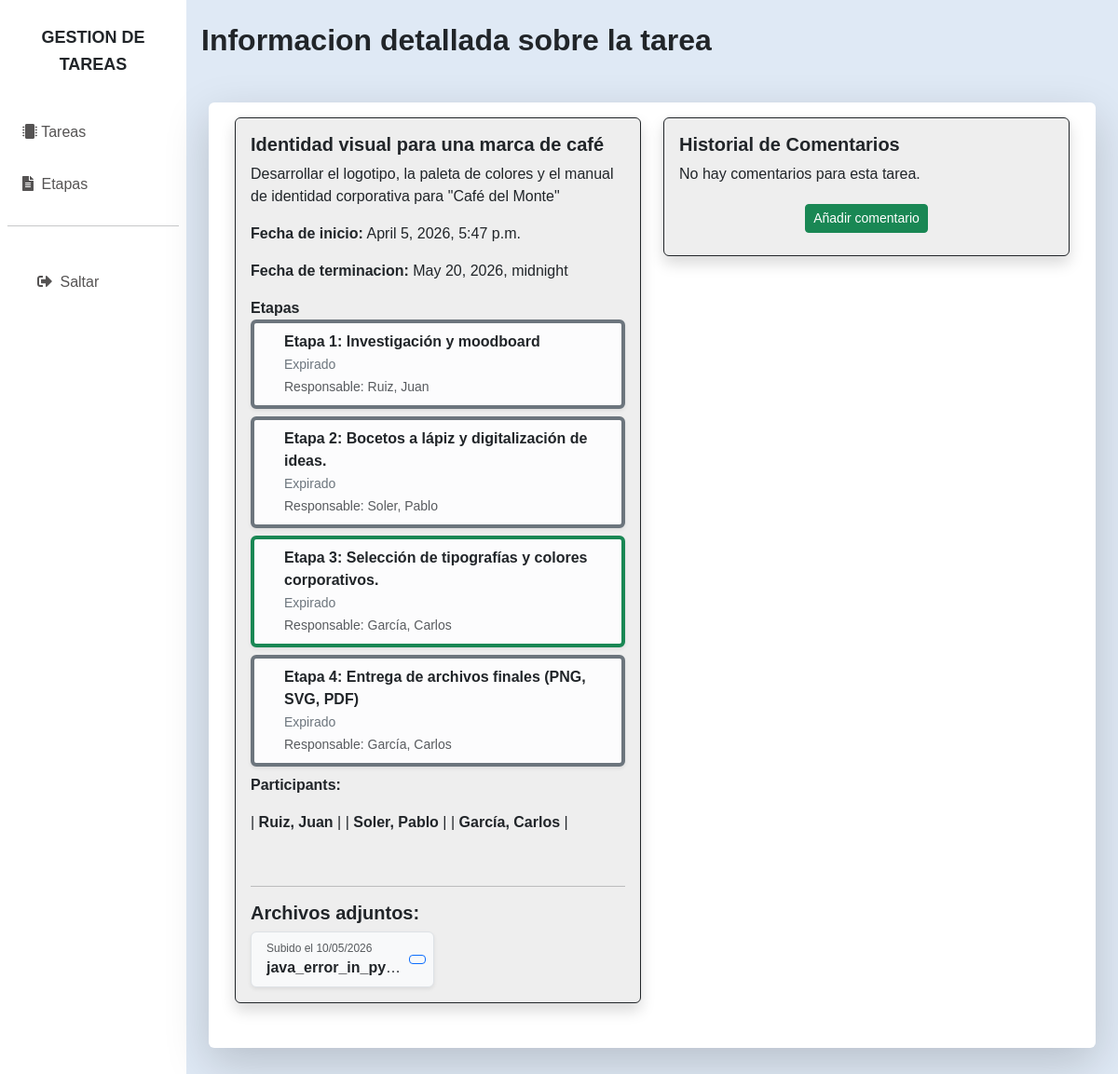
The page /tasks/2/ (signed in) on the database as committed earlier.
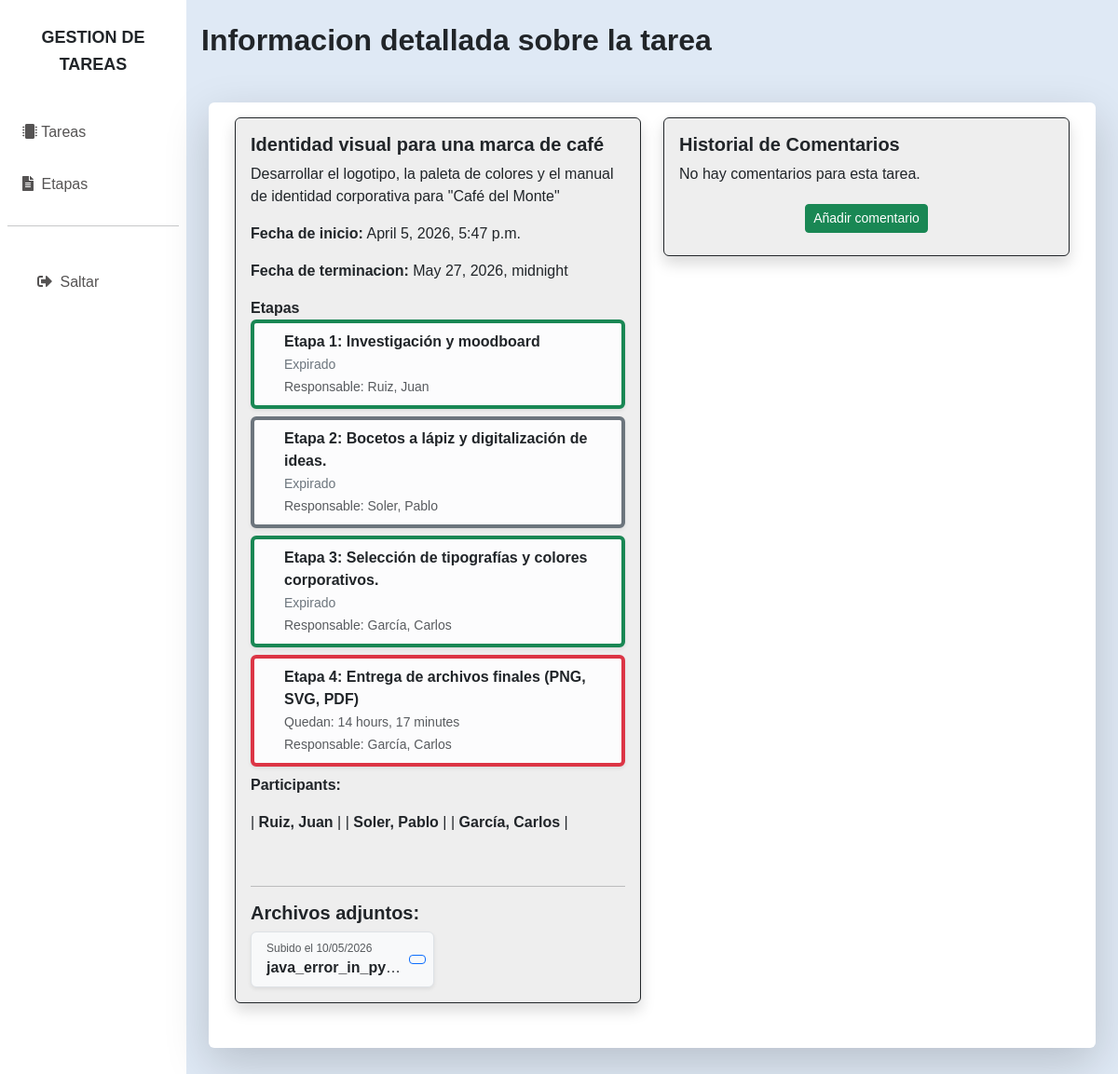
The same page on the database as committed later.
### taskapp/models.py (models this page shows, shortened)
class Task(models.Model):
    title = models.CharField(max_length=100, verbose_name='titulo')
    description = models.TextField(null=False, blank=True, verbose_name='descripcion')
    start_date = models.DateTimeField(auto_now_add=True)
    end_date = models.DateTimeField(verbose_name='fecha de terminacion')
    status = models.BooleanField(default=False, verbose_name='completada')
    author = models.ForeignKey(
        settings.AUTH_USER_MODEL,
        on_delete=models.CASCADE,
        related_name='created_tasks',
        verbose_name='Autor de la tarea',
        null=True,
        blank=True
    )
    students = models.ManyToManyField(
        settings.AUTH_USER_MODEL,
        related_name='tasks_as_student',
        limit_choices_to={'is_student': True},
        verbose_name='alumnos'
    )
    tutor = models.ForeignKey(
        settings.AUTH_USER_MODEL,
        on_delete=models.PROTECT,
        related_name='tasks_as_tutor',
        limit_choices_to={'is_tutor': True},
        verbose_name='tutor')
    course = models.ForeignKey(
        Course,
        on_delete=models.PROTECT,
        related_name='tasks',
        verbose_name='cursos')

class Stage(models.Model):
    count = models.PositiveIntegerField(verbose_name='orden')
    title = models.CharField(max_length=100, verbose_name='titulo')
    description = models.TextField(null=False, blank=True, verbose_name='descripcion')
    start_date = models.DateTimeField(auto_now_add=True, verbose_name='fecha de inicio')
    end_date = models.DateTimeField(verbose_name='fecha de terminacion')
    status = models.BooleanField(default=False, verbose_name='completada')
    task = models.ForeignKey(
        Task,
        on_delete=models.CASCADE,
        related_name='stages',
        verbose_name='tarea')
    student = models.ForeignKey(
        settings.AUTH_USER_MODEL,
        on_delete=models.PROTECT,
        related_name='stages',
        limit_choices_to={'is_student': True},
        verbose_name='alumno')
    class Meta:
        ordering = ['task', 'count']
    @property
    def days_left(self):
        if self.end_date:
            delta = self.end_date - timezone.now()
            return delta.days
        return None

class TaskFile(models.Model):
    task = models.ForeignKey(
        Task,
        on_delete=models.CASCADE,
        related_name='files',
        verbose_name='tarea'
    )
    file = models.FileField(
        upload_to='tasks/attachments/%Y/%m/%d/',
        verbose_name='archivo'
    )
    uploaded_at = models.DateTimeField(auto_now_add=True)
    def filename(self):
        return os.path.basename(self.file.name)

### myauth/models.py (models this page shows)
class User(AbstractBaseUser, PermissionsMixin):
    is_student = models.BooleanField(default=False)
    is_tutor = models.BooleanField(default=False)
    dni = models.CharField(max_length=10, unique=True)
    name = models.CharField(max_length=100)
    last_name = models.CharField(max_length=200)
    email = models.EmailField(unique=True)
    birthdate = models.DateField(null=True, blank=True)
    group = models.ForeignKey(
        'taskapp.Group',
        on_delete=models.PROTECT,
        related_name='users',
        null=True, # Optional: helps if you create a superuser without a department
        blank=True
    )
    is_active = models.BooleanField(default=True)
    is_staff = models.BooleanField(default=False)
    date_joined = models.DateTimeField(auto_now_add=True)
    objects = UserManager()
    USERNAME_FIELD = "email"   # Students will login using email
    REQUIRED_FIELDS = ["name"] # Fields prompted for during 'createsuperuser'
    def __str__(self):
        return f"{self.last_name}, {self.name}"

### taskapp/views.py (the view)
# urls.py: path('tasks/<int:pk>/', TaskDetailView.as_view(), name='task_detail'),  # Detalle y alumnos
class TaskDetailView(FormMixin, DetailView):
    model = Task
    template_name = 'tasks/task-detail.html'
    form_class = TaskForm
    def get_form_kwargs(self):
        kwargs = super(TaskDetailView, self).get_form_kwargs()
        user_group = self.request.user.group
        kwargs['user_group'] = user_group
        return kwargs
    def get_context_data(self, **kwargs):
        context = super().get_context_data(**kwargs)
        context['comments'] = (CommentTask.objects.filter(task=self.object)
                               .select_related('user').order_by('-uploaded_at'))
        context['now'] = timezone.now()
        return context

### taskapp/templates/tasks/task-detail.html (shortened to what this page needs)
{% extends "_base.html" %}
{% block content %}
<h2 class="fw-bold">Informacion detallada sobre la tarea</h2>
<div class="row bg-white px-3 py-3 mx-2 my-5 rounded pb-5 shadow-lg">
    <div class="col">
        <div class="card border-dark shadow" style="background: #eee">
            <div class="card-body">
                <h5 class="card-title fw-bold">{{ object.title }}</h5>
                <p class="card-text">{{ object.description }}</p>
                <p class="card-text"><span class="card-text fw-semibold">Fecha de inicio:</span> {{ object.start_date }}</p>
                <p class="card-text"><span class="card-text fw-semibold">Fecha de terminacion:</span> {{ object.end_date }}</p>
                <div class="d-flex justify-content-between align-items-center">
                    <p class="card-text fw-semibold">Etapas</p>
                </div>
                <ul class="list-group">
                    {% for stage in object.stages.all %}
                    <li class="list-group-item list-group-item-light d-flex justify-content-between align-items-center mb-2
                    shadow-sm rounded border-start border-4
                            {% if stage.status %} border-success
                            {% elif stage.days_left < 0 %} border-secondary
                            {% elif stage.days_left < 2 %} border-danger
                            {% elif stage.days_left < 4 %} border-warning
                            {% else %} border-success
                            {% endif %}">
                        <div class="ps-3">
                            <a href="/stages/{{ stage.pk }}/" class="text-decoration-none link-dark fw-bold d-inline-block"
                               style="transition: transform 0.2s;"
                               onmouseover="this.style.transform='scale(1.1)'"
                               onmouseout="this.style.transform='scale(1)'">
                                Etapa {{ forloop.counter }}: {{ stage.title }}
                            </a>
                            <br>
                            <small class="text-muted">
                                {% if stage.end_date < now %}
                                    <span class="text-secondary">Expirado</span>
                                {% else %}
                                    Quedan: {{ stage.end_date|timeuntil }}
                                {% endif %}
                            </small>
                            <br>
                            <small class="text-muted">
                                    Responsable: {{ stage.student }}
                            </small>
                        </div>
                    </li>
                    {% empty %}
                        <li class="list-group-item text-muted text-center">No hay etapas</li>
                    {% endfor %}
                </ul>
                <p class="card-text fw-semibold">Participants:</p>
                 <p>
                    {% for student in object.students.all %}
                         | <strong>{{ student }}</strong> |
                     {% endfor %}
                 </p>
                <br>
                <hr>
                <div class="mt-3">
                    <h5 class="fw-bold"> Archivos adjuntos:</h5>
                    <div class="row g-2">
                        {% for file_obj in object.files.all %}
                            <div class="col-12 col-md-6">
                                <div class="d-flex align-items-center p-2 border rounded bg-light shadow-sm">
                                    <div class="flex-grow-1 text-truncate">
                                        <small class="d-block text-muted" style="font-size: 0.75rem;">
                                            Subido el {{ file_obj.uploaded_at|date:"d/m/Y" }}
                                        </small>
                                        <a href="{{ file_obj.file.url }}" class="text-decoration-none link-dark fw-bold" target="_blank">
                                            {{ file_obj.filename }}
                                        </a>
                                    </div>
                                    <a href="{{ file_obj.file.url }}" download class="btn btn-outline-primary btn-sm ms-2">
                                    </a>
                                </div>
                            </div>
                        {% empty %}
                            <p class="text-muted small italic">No hay archivos adjuntos.</p>
                        {% endfor %}
                    </div>
                </div>
            </div>
        </div>
    </div>
    <section class="col">
        <div class="card border-dark shadow" style="background: #eee">
             <div class="card-body">
                <h5 class="card-title fw-bold">Historial de Comentarios</h5>
                {% for comment in comments %}
                    <div class="card border-dark shadow p-2 mb-1" style="background: #eee">
                        <strong>{{ comment.user }}</strong>
                        <small>({{ comment.uploaded_at|date:"d/m/Y H:i" }})</small>
                        <p>{{ comment.comment|linebreaks }}</p>
                        {% if request.user == comment.user %}
                        <div class="d-flex justify-content-center fw-bold mx-1">
                            <a href="{% url 'commentapp:task_comment_edit' pk=comment.pk %}" class="btn btn-primary mx-1 btn-sm">Editar</a>
                            <a href="{% url 'commentapp:task_comment_delete' pk=comment.pk %}" class="btn btn-danger mx-1 btn-sm">Eliminar</a>
                        </div>
                        {% endif %}
                    </div>
                {% empty %}
                    <p>No hay comentarios para esta tarea.</p>
                {% endfor %}
                 <div class="d-flex justify-content-center fw-bold mb-1">
                        <a href="{% url 'commentapp:task_comment_create' %}?task={{ object.id }}" class="btn btn-success my-1 btn-sm">Añadir comentario</a>
                 </div>
             </div>
        </div>
    </section>
</div>
{% endblock %}

### taskapp/templates/_base.html (shortened to what this page needs)
<!DOCTYPE html>
{% load static %}
<html lang="es">
<head>
    <link href="{% static 'style.css' %}" rel="stylesheet">
    <link rel="stylesheet" href="https://cdnjs.cloudflare.com/ajax/libs/font-awesome/5.15.4/css/all.min.css"/>
    <link href="https://cdn.jsdelivr.net/npm/bootstrap@5.3.0/dist/css/bootstrap.min.css" rel="stylesheet">
    <link href="https://cdn.jsdelivr.net/npm/select2@4.1.0-rc.0/dist/css/select2.min.css" rel="stylesheet" />
</head>
<body>
<div class="main-container d-flex">
    <div class="sidebar" style="min-width: 200px;" id="side_nav">
        <div class="header-box px-3 pt-4 pb-4">
            <h1 class="fs-4 nav-logo">
                <span class="text-black text-uppercase font-weight-bold">
                    <a class="link-dark text-decoration-none" href="/index/">GESTION de TAREAS</a>
                </span>
            </h1>
        </div>
        <ul class="list-unstyled px-2">
            <li><a href="/tasks/" class="bar-item text-decoration-none px-3 py-3 d-block">
                <span><i class="fas fa-microchip"></i></span><span class="ml-1"> Tareas</span>
            </a></li>
            <li><a href="/stages/" class="bar-item text-decoration-none px-3 py-3 d-block">
                <span><i class="fas fa-file-alt"></i></span><span class="px-1"> Etapas</span>
            </a></li>
            <li>
                <hr>
            </li>
            <li>
                {% if user.is_authenticated %}
                <form action="{% url 'myauth:logout' %}" method="post" class="bar-item text-decoration-none px-3 py-3 d-block">
                    <button type="submit" class="bar-item text-decoration-none px-3 py-3 d-block border-0 bg-transparent text-start w-100">
                        <span><i class="fas fa-sign-out-alt"></i></span><span class="px-1"> Saltar</span>
                    </button>
                </form>
                {% else %}
                <a href="{% url 'myauth:login' %}" class="bar-item text-decoration-none px-3 py-3 d-block">
                    <span><i class="fas fa-sign-out-alt"></i></span><span class="px-1"> Iniciar</span>
                </a>
                {% endif %}
            </li>
        </ul>
    </div>
    <div class="content px-3 pt-4">
        {% block content %}{% endblock %}
    </div>
</div>
</body>
</html>

### myproject/static/style.css (style rules this page uses)
* { font-family: "Poppins", sans-serif; }
body { background: #dfe9f5; }
.nav-logo { text-align: center; }
.nav-logo span { font-size: 18px; font-weight: bold; }
#side_nav { background: #fff; min-width: 250px; max-width: 250px; }
.bar-item { color: rgb(85, 83, 83); }
.content { background: #dfe9f5; min-height: 100vh; width: 100%; }

Rows that differ between the two databases and show on the page:
changed Task "Identidad visual para una marca de café": end_date "May 20, 2026, midnight" → "May 27, 2026, midnight"
changed Stage "Investigación y moodboard": status False → True (drawn)
changed Stage "Entrega de archivos finales (PNG, SVG, PDF)": end_date (not shown) → "14 hours, 17 minutes"; end_date "Expirado" → "Quedan:"
